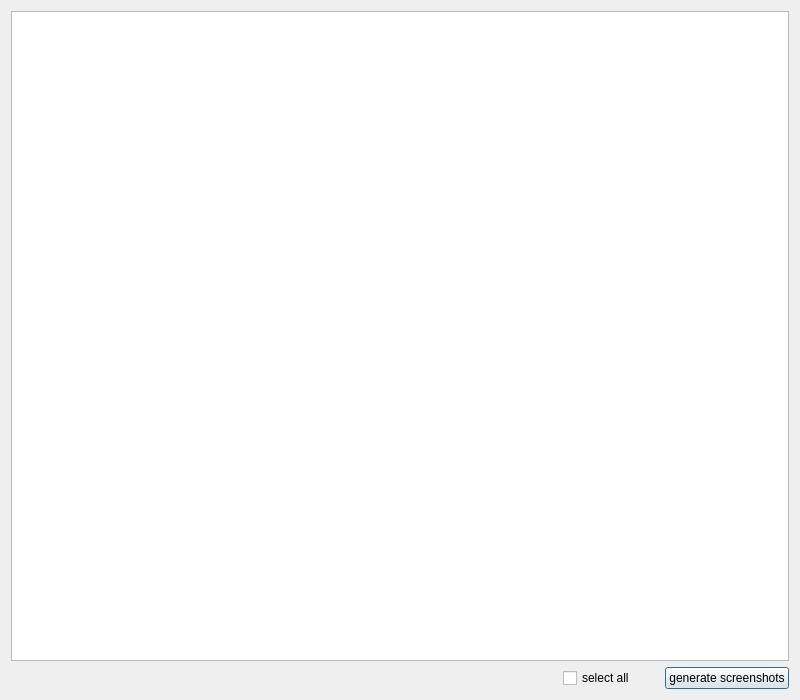
<?xml version="1.0" encoding="UTF-8"?>
<ui version="4.0">
 <class>ScrollableTextDisplay2</class>
 <widget class="QDialog" name="ScrollableTextDisplay2">
  <property name="geometry">
   <rect>
    <x>0</x>
    <y>0</y>
    <width>800</width>
    <height>700</height>
   </rect>
  </property>
  <property name="windowTitle">
   <string>Rank-Order list</string>
  </property>
  <layout class="QVBoxLayout" name="verticalLayout">
   <item>
    <layout class="QVBoxLayout" name="wrapperVerticalLayout">
     <item>
      <widget class="QScrollArea" name="allRoutesScrollArea">
       <property name="styleSheet">
        <string notr="true">#allRoutesscrollAreaWidgetContents{
 background-color: rgb(255,255,255);
}</string>
       </property>
       <property name="widgetResizable">
        <bool>true</bool>
       </property>
       <widget class="QWidget" name="allRoutesscrollAreaWidgetContents">
        <property name="geometry">
         <rect>
          <x>0</x>
          <y>0</y>
          <width>778</width>
          <height>647</height>
         </rect>
        </property>
       </widget>
      </widget>
     </item>
     <item>
      <layout class="QHBoxLayout" name="generateSSHorizontalLayout">
       <item>
        <spacer name="horizontalSpacer">
         <property name="orientation">
          <enum>Qt::Horizontal</enum>
         </property>
         <property name="sizeHint" stdset="0">
          <size>
           <width>568</width>
           <height>20</height>
          </size>
         </property>
        </spacer>
       </item>
       <item>
        <widget class="QCheckBox" name="allRoutesSelectCheckBox">
         <property name="text">
          <string>select all</string>
         </property>
        </widget>
       </item>
       <item>
        <spacer name="horizontalSpacer_2">
         <property name="orientation">
          <enum>Qt::Horizontal</enum>
         </property>
         <property name="sizeHint" stdset="0">
          <size>
           <width>40</width>
           <height>20</height>
          </size>
         </property>
        </spacer>
       </item>
       <item>
        <widget class="QPushButton" name="allRoutesGenerateSSPushButton">
         <property name="text">
          <string>generate screenshots</string>
         </property>
        </widget>
       </item>
      </layout>
     </item>
    </layout>
   </item>
  </layout>
 </widget>
 <resources/>
 <connections/>
</ui>
